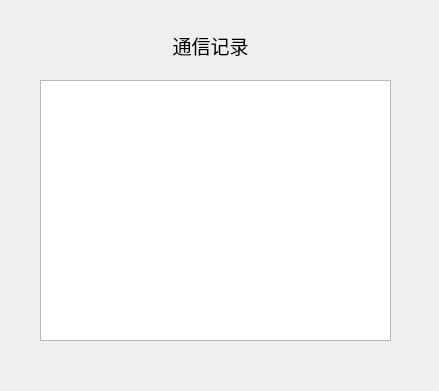
<?xml version="1.0" encoding="UTF-8"?>
<ui version="4.0">
 <class>record</class>
 <widget class="QWidget" name="record">
  <property name="geometry">
   <rect>
    <x>0</x>
    <y>0</y>
    <width>439</width>
    <height>391</height>
   </rect>
  </property>
  <property name="windowTitle">
   <string>Form</string>
  </property>
  <widget class="QTableView" name="tableView">
   <property name="geometry">
    <rect>
     <x>40</x>
     <y>80</y>
     <width>351</width>
     <height>261</height>
    </rect>
   </property>
  </widget>
  <widget class="QLabel" name="label">
   <property name="geometry">
    <rect>
     <x>160</x>
     <y>30</y>
     <width>101</width>
     <height>31</height>
    </rect>
   </property>
   <property name="text">
    <string>&lt;html&gt;&lt;head/&gt;&lt;body&gt;&lt;p align=&quot;center&quot;&gt;&lt;span style=&quot; font-size:14pt;&quot;&gt;通信记录&lt;/span&gt;&lt;/p&gt;&lt;/body&gt;&lt;/html&gt;</string>
   </property>
  </widget>
 </widget>
 <resources/>
 <connections/>
</ui>
